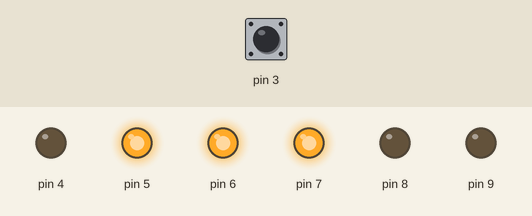
Simulated run of this sketch. Board: Arduino Nano, built with avr-gcc and run on an emulated ATmega328P. Parts: output pins drawn as LEDs (lit = HIGH). Inputs (shaded band) come from the test bench; at power-on: pin 3 HIGH.

Above: at 1.2 s.
1.3 s: pin 3 pulled LOW for 0.15 s
2.9 s: pin 3 pulled LOW for 3.2 s
Timing chart, 0 to 5.9 s (numbered marks = the images above; inputs shaded):
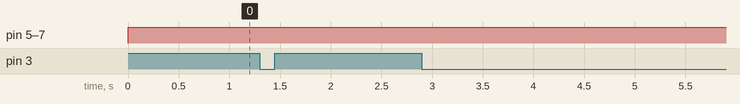

The sketch:

2.ino
```cpp
byte step = 0;
bool wait = 0;
bool doonce = 0;
const unsigned char PS_128 = (1 << ADPS2) | (1 << ADPS1) | (1 << ADPS0);


void setup() {
  ADCSRA &= ~PS_128;
  ADCSRA |= (1 << ADPS1);
  TCCR1B = 0;
  TCNT1 = 0;
  OCR1A = 31250;
  TCCR1B |= (1 << WGM12) | (1 << CS12);
  TIMSK1 |= (1 << OCIE1A);
  TCCR2A = 0;
  TCCR2B = 0;
  TCNT2 = 0;
  OCR2A = 100;
  TCCR2A |= (1 << WGM21);
  TCCR2B |= (1 << CS21);
  TIMSK2 |= (1 << OCIE2A);
  EICRA = 0;
  EICRA |= (1 << ISC11) | (1 << ISC10);
  EIMSK = 0;
  EIMSK |= (1 << INT1);
  sei();
  DDRD = B11110000;
  DDRB = B00000011;
  PORTD = B00001000;
  PORTB = B00011100;
}

ISR(TIMER1_COMPA_vect) {
  OCR1A = map(analogRead(A7), 0, 1023, 5000, 100);
  step++;
  doonce = 0;
  if (step == 6) {
    step = 0;
  }
}

ISR(TIMER2_COMPA_vect) {
  if (wait == 1) {
    wait = 0;
    doonce = 0;
  }
}

ISR (INT1_vect) {
  wait = 1;
  doonce = 0;
}

void loop() {
  if (doonce == 0) {
    switch (step) {
      case 0:
        if (wait == 0) {
          step0();
        }
        else {
          step01();
        }
        break;
      case 1:
        if (wait == 0) {
          step1();
        }
        else {
          step11();
        }
        break;
      case 2:
        if (wait == 0) {
          step2();
        }
        else {
          step21();
        }
        break;
      case 3:
        if (wait == 0) {
          step3();
        }
        else {
          step31();
        }
        break;
      case 4:
        if (wait == 0) {
          step4();
        }
        else {
          step41();
        }
        break;
      case 5:
        if (wait == 0) {
          step5();
        }
        else {
          step51();
        }
        break;
    }
  }
}

void step0() {
  PORTD = B00101000;
  PORTB = B00000011;
  doonce = 1;
}

void step01() {
  PORTD = B00101000;
  PORTB = B00000001;
  doonce = 1;
  TCNT2 = 0;
}

void step1() {
  PORTD = B11101000;
  PORTB = B00000000;
  doonce = 1;
}

void step11() {
  PORTB = B00000000;
  PORTD = B01101000;
  doonce = 1;
  TCNT2 = 0;
}
void step2() {
  PORTB = B00000001;
  PORTD = B11001000;
  doonce = 1;
}

void step21() {
  PORTD = B01001000;
  PORTB = B00000001;
  doonce = 1;
  TCNT2 = 0;
}

void step3() {
  PORTD = B00111000;
  PORTB = B00000001;
  doonce = 1;
}

void step31() {
  PORTD = B00101000;
  PORTB = B00000001;
  doonce = 1;
  TCNT2 = 0;
}

void step4() {
  PORTD = B01111000;
  PORTB = B00000000;
  doonce = 1;
}

void step41() {
  PORTB = B00000000;
  PORTD = B01101000;
  doonce = 1;
  TCNT2 = 0;
}

void step5() {
  PORTB = B00000011;
  PORTD = B01001000;
  doonce = 1;
}

void step51() {
  PORTD = B01001000;
  PORTB = B00000001;
  doonce = 1;
  TCNT2 = 0;
}
```
